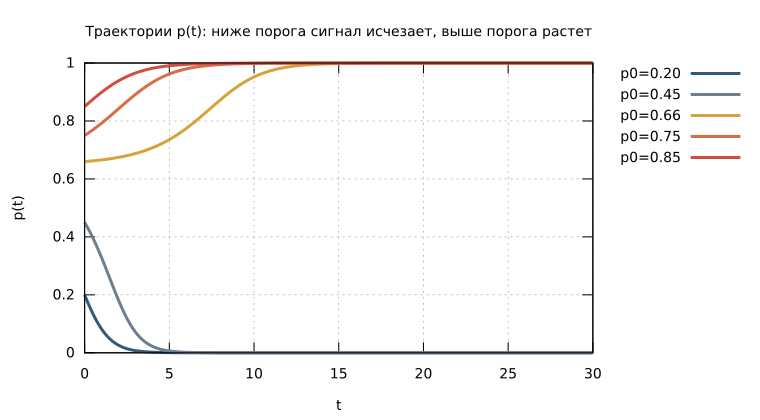

Write the gnuplot code that produced this figure.
set terminal svg size 760,420 enhanced font "DejaVu Sans,14"
set output "figures/trajectories.svg"

set title "Траектории p(t): ниже порога сигнал исчезает, выше порога растет"
set xlabel "t"
set ylabel "p(t)"
set xrange [0:30]
set yrange [0:1]
set grid
set key outside right

plot \
  "figures/trajectories.dat" using 1:2 with lines lw 3 lc rgb "#345a7a" title "p0=0.20", \
  "" using 1:3 with lines lw 3 lc rgb "#6f7d8c" title "p0=0.45", \
  "" using 1:4 with lines lw 3 lc rgb "#d6a33a" title "p0=0.66", \
  "" using 1:5 with lines lw 3 lc rgb "#d96c47" title "p0=0.75", \
  "" using 1:6 with lines lw 3 lc rgb "#d34d3f" title "p0=0.85"
